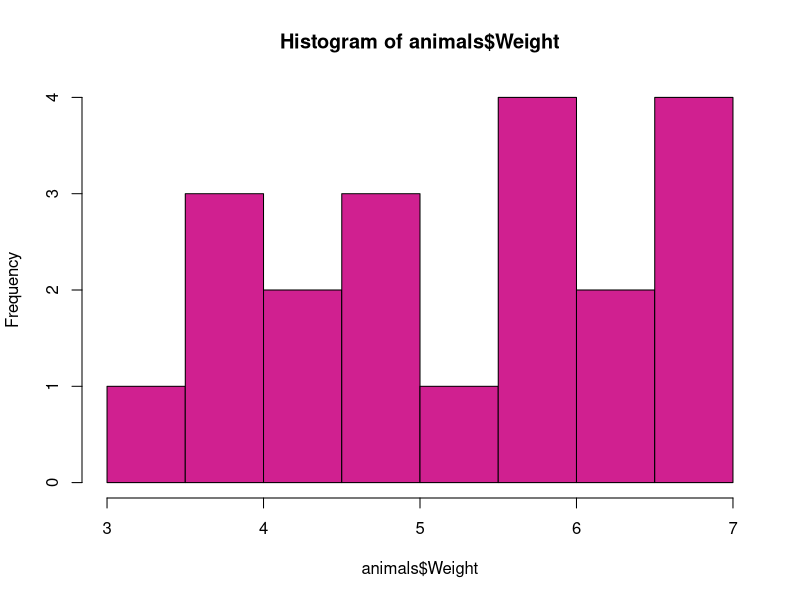
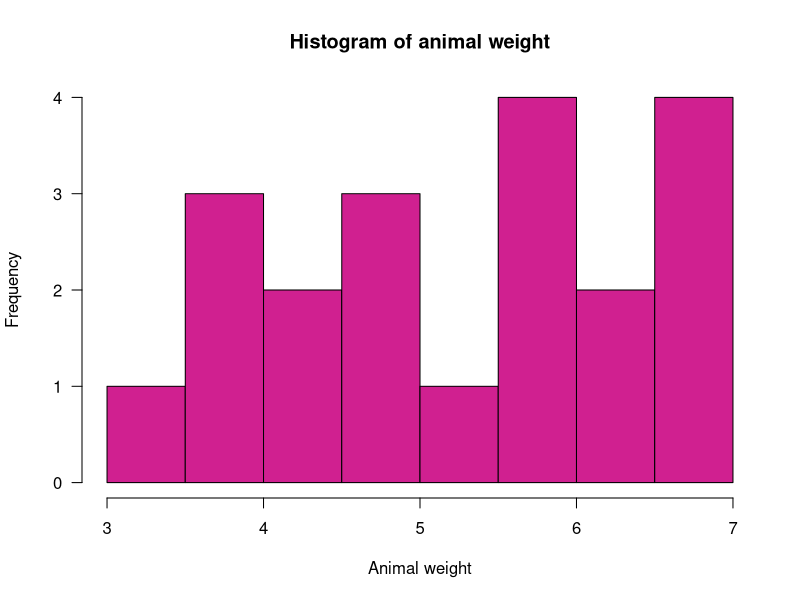
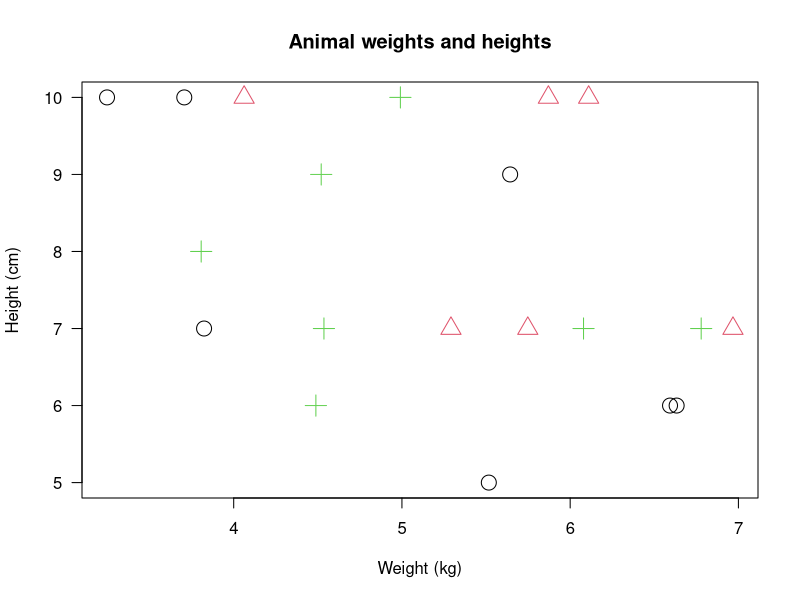
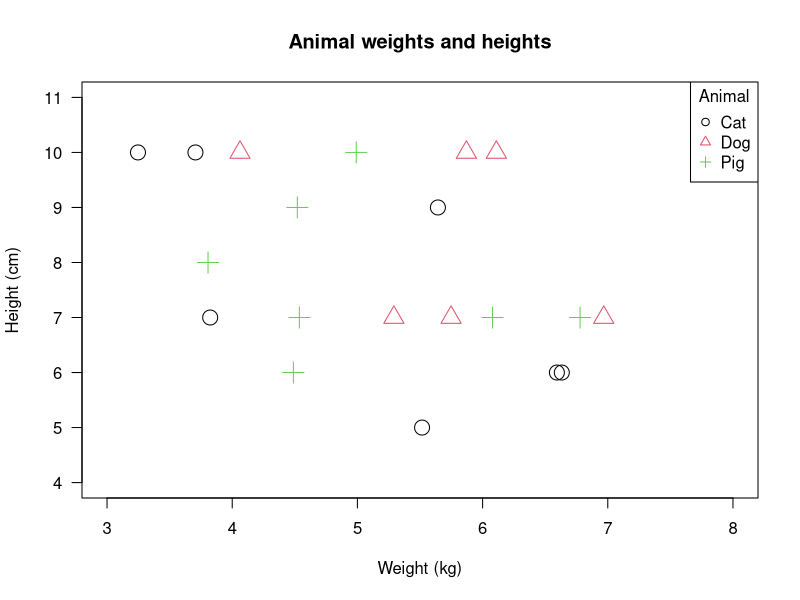
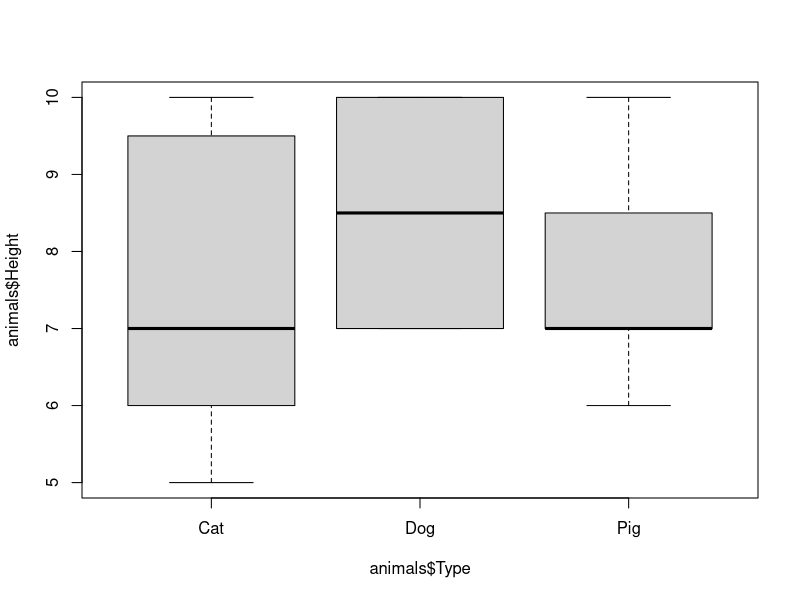
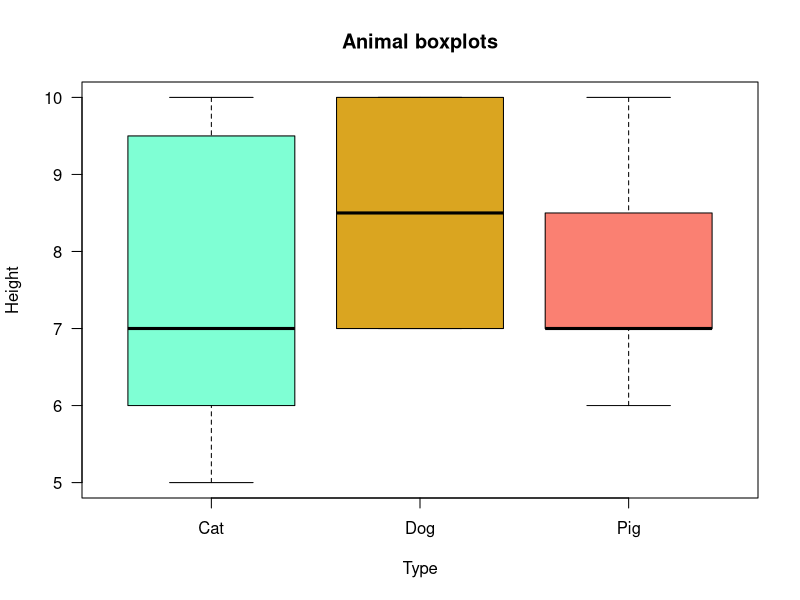
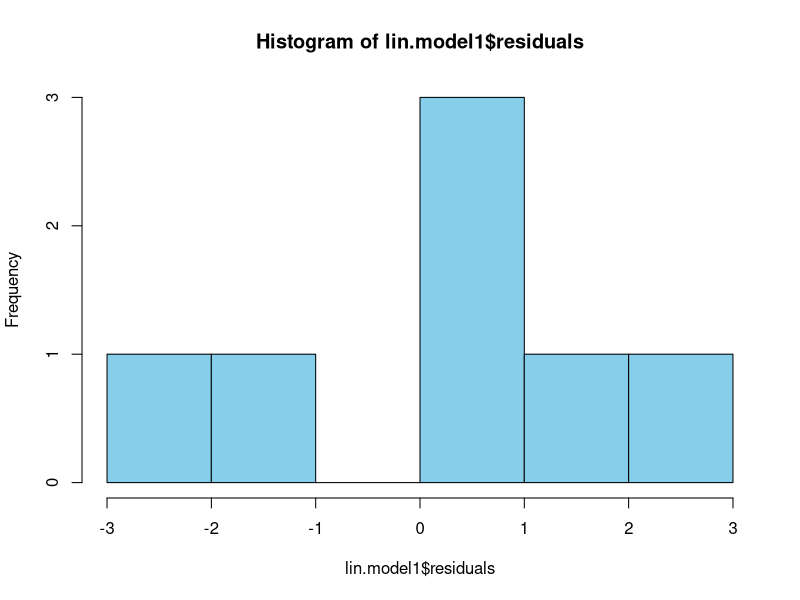
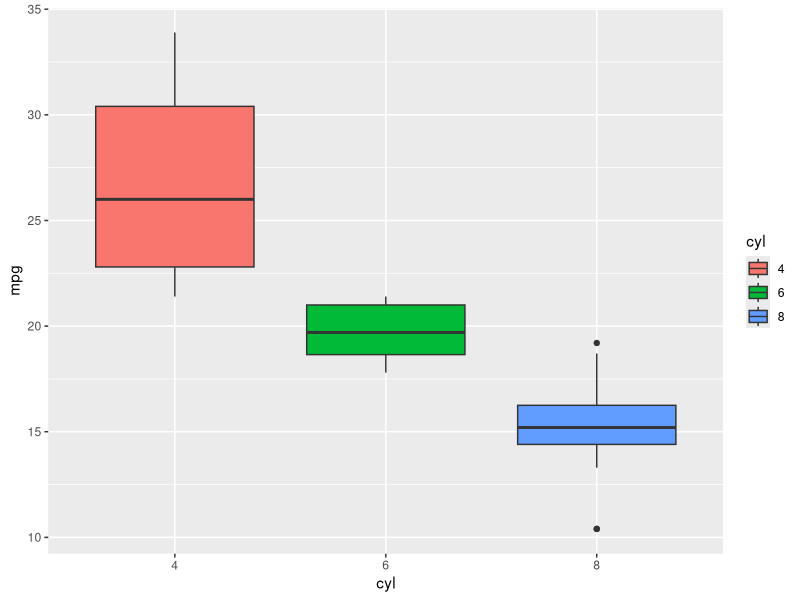

Generate these figures, in order, with R:
## ---- chunk 1
knitr::opts_chunk$set(echo = TRUE)
## ---- chunk 2
animals <- read.csv("animals.csv", header=TRUE, stringsAsFactors=FALSE)
str(animals)
head(animals)
## ---- chunk 3
summary(animals)

# or

summary(animals$Height)
## ---- chunk 4
library(psych)
## ---- chunk 5
str(animals)
describe(animals[,c(3:5)])
## ---- chunk 6
animals_describe <- describe(animals[,c(3:5)])
animals_describe
## ---- chunk 7
animals_simple <- animals_describe[c(5, 4, 11:13)]
animals_simple
## ---- chunk 8
#Output summary statistics by one grouping variable:
summary_sub <- describeBy(animals[,c(3:5)], animals$Type)
summary_sub

#If we just want to view Cats, Dogs, or Pigs, we can type:
summary_sub$Cat
summary_sub$Dog
summary_sub$Pig

#We can also view just the means for Dogs, we can type:
summary_sub$Dog[[3]] #Here, double bracket subsetting is used to return just the value from a list.

#If we just want the Height mean for Dogs (8.5), we can type:
summary_sub$Dog[[3]][2]

#Or the medians for Pigs:
summary_sub$Pig[[5]]
summary_sub$Pig[["median"]]
## ---- chunk 9
table(animals$Type) # get frequencies for Cat, Dog, and Pig

table(animals$Type, animals$Healthy) #get frequencies for Cat, Dog, and Pig by column "Healthy".
## ---- chunk 10
hist(animals$Weight, col="violetred")
## ---- chunk 11
hist(animals$Weight, 
     col="violetred",
     main="Histogram of animal weight",
     xlab="Animal weight",
     las=1)
## ---- chunk 12
animals$Type <- factor(animals$Type)
str(animals)
## ---- chunk 13
plot(animals$Weight, animals$Height,    
    xlab="Weight (kg)",   # change x axis label
    ylab="Height (cm)",   # change y axis label
    main="Animal weights and heights",   # add plot title
    las=1, # make all axis text parallel to x-axis
    col=as.integer(animals$Type),   # change point colors to correspond to animal types
    pch=as.integer(animals$Type),   # change point symbols to correspond to animal types
    cex=2)   # change point size 
## ---- chunk 14
plot(animals$Weight, animals$Height,    
    xlab="Weight (kg)",   # change x axis label
    ylab="Height (cm)",   # change y axis label
    main="Animal weights and heights",   # add plot title
    las=1, # make all axis text parallel to x-axis
    col=as.integer(animals$Type),   # change point colors to match animal types
    pch=as.integer(animals$Type),   # change point symbols to match animal types
    cex=2,   # change point size 
    xlim=c(3,8),  # adjust range of x axis
    ylim=c(4,11))  # adjust range of y axis

# That looks better! We can also add a legend:

legend("topright", inset=.0, title="Animal", cex=1,
       c("Cat","Dog","Pig"), col=c(1,2,3), pch=c(1,2,3),
       horiz=FALSE)
## ---- chunk 15
boxplot(animals$Height ~ animals$Type)
## ---- chunk 16
boxplot(animals$Height ~ animals$Type,
        col=c("aquamarine", "goldenrod", "salmon"),
        las=1, main="Animal boxplots", xlab="Type", ylab="Height")
#That looks better! 
## ---- chunk 17
Cat <- animals[animals$Type=="Cat",]
Cat

Dog <- animals[animals$Type=="Dog",]
Dog

Pig <- animals[animals$Type=="Pig",]
Pig
## ---- chunk 18
t.test(Cat$Height, Pig$Height)
# The p-value is 0.88 - we FAIL TO REJECT the null hypothesis (aka, there is no actual difference between Cat and Pig means for Height). We accept the conditions of the null hypothesis that state there are no between-group differences. 
## ---- chunk 19
t.test(Cat$Height, Dog$Height)
# p=0.39 so again we FAIL TO REJECT the null hypothesis
## ---- chunk 20
aov1 <- aov(Height ~ Type, data = animals)

#Use `summary()` to access the useful information from our `aov1` model:
summary(aov1)
## ---- chunk 21
TukeyHSD(aov1)
#This allows us to see mean Height differences bewteen the three animals. 
## ---- chunk 22
cor.test(Cat$Height, Cat$Weight)
## ---- chunk 23
lin.model1 <- lm(Height ~ Weight, data=Cat)
summary(lin.model1)
## ---- chunk 24
names(lin.model1)
## ---- chunk 25
hist(lin.model1$residuals, col="skyblue") # residuals should be approximately normal when plotted
## ---- chunk 26
library(ggplot2)
mtcars$cyl <- factor(mtcars$cyl) # first, coerce "cyl" to factor data type
ggplot(mtcars, aes(x=cyl, y=mpg, fill=cyl)) + 
         geom_boxplot()
## ---- chunk 27
data(iris)
ggplot(iris, aes(x=Petal.Length, y=Petal.Width, color=Species)) + 
  geom_point() + theme(legend.position="top")
